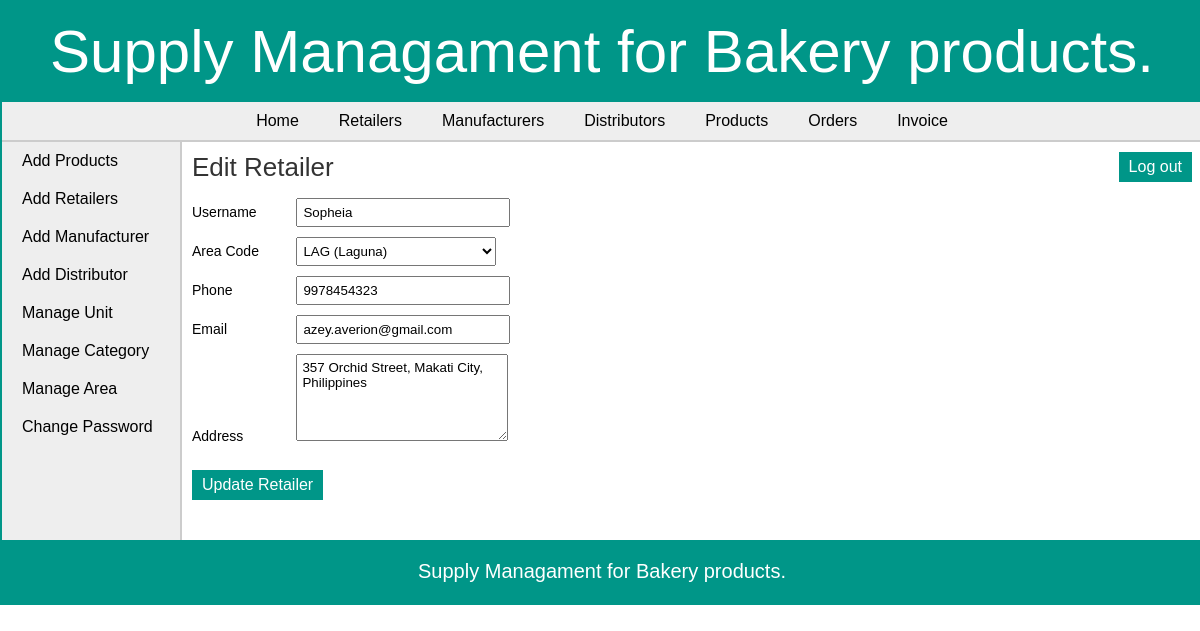
The page /admin/edit_retailer.php?id=1 (signed in) on the database its author committed.
### tables this page shows
CREATE TABLE `retailer` (
  `retailer_id` int(11) NOT NULL,
  `username` varchar(25) NOT NULL,
  `password` varchar(25) NOT NULL,
  `address` varchar(200) NOT NULL,
  `area_id` int(11) NOT NULL,
  `phone` varchar(10) NOT NULL,
  `email` varchar(50) DEFAULT NULL
);

CREATE TABLE `area` (
  `area_id` int(11) NOT NULL,
  `area_name` varchar(50) NOT NULL,
  `area_code` varchar(10) NOT NULL
);

### admin/edit_retailer.php (the view, shortened to what this page needs)
<?php
	include("../includes/config.php");
	if(isset($_SESSION['admin_login'])) {
		if($_SESSION['admin_login'] == true) {
			$id = $_GET['id'];
			$query_selectRetailerDetails = "SELECT * FROM retailer WHERE retailer_id='$id'";
			$result_selectRetailerDetails = mysqli_query($con,$query_selectRetailerDetails);
			$row_selectRetailerDetails = mysqli_fetch_array($result_selectRetailerDetails);
			$usernameErr = $passwordErr = $phoneErr = $emailErr = $requireErr = $confirmMessage = "";
			$query_selectArea = "SELECT * FROM area";
			$result_selectArea = mysqli_query($con,$query_selectArea);
		}
		else {
			header('Location:../index.php');
		}
	}
	else {
		header('Location:../index.php');
	}
?>
<!DOCTYPE html>
<html>
<head>
	<link rel="stylesheet" href="../includes/main_style.css" >
</head>
<body>
	<?php
		include("../includes/header.inc.php");
		include("../includes/nav_admin.inc.php");
		include("../includes/aside_admin.inc.php");
	?>
	<section>
		<h1>Edit Retailer</h1>
		<form action="" method="POST" class="form">
		<ul class="form-list">
		<li>
			<div class="label-block"> <label for="retailer:username">Username</label> </div>
			<div class="input-box"> <input type="text" id="retailer:username" name="txtRetailerUname" placeholder="Username" value="<?php echo $row_selectRetailerDetails['username']; ?>" required /> </div> <span class="error_message"><?php echo $usernameErr; ?></span>
		</li>
		<li>
			<div class="label-block"> <label for="retailer:areaCode">Area Code</label> </div>
			<div class="input-box">
				<select name="cmbAreaCode" id="retailer:areaCode">
			<?php while($row_selectArea = mysqli_fetch_array($result_selectArea)) { ?>
					<option value="<?php echo $row_selectArea["area_id"]; ?>" <?php if($row_selectRetailerDetails['area_id'] == $row_selectArea["area_id"]){echo "selected";} ?>><?php echo $row_selectArea["area_code"]." (".$row_selectArea["area_name"].")"; ?></option>
			<?php } ?>
				</select>
			 </div>
		</li>
		<li>
			<div class="label-block"> <label for="retailer:phone">Phone</label> </div>
			<div class="input-box"> <input type="text" id="retailer:phone" name="txtRetailerPhone" placeholder="Phone" value="<?php echo $row_selectRetailerDetails['phone']; ?>" /> </div> <span class="error_message"><?php echo $phoneErr; ?></span>
		</li>
		<li>
			<div class="label-block"> <label for="retailer:email">Email</label> </div>
			<div class="input-box"> <input type="text" id="retailer:email" name="txtRetailerEmail" placeholder="Email" value="<?php echo $row_selectRetailerDetails['email']; ?>" required /> </div> <span class="error_message"><?php echo $emailErr; ?></span>
		</li>
		<li>
			<div class="label-block"> <label for="retailer:address">Address</label> </div>
			<div class="input-box"> <textarea type="text" id="retailer:address" name="txtRetailerAddress" placeholder="Address"><?php echo $row_selectRetailerDetails['address']; ?></textarea> </div>
		</li>
		<li>
			<input type="submit" value="Update Retailer" class="submit_button" /> <span class="error_message"> <?php echo $requireErr; ?> </span><span class="confirm_message"> <?php echo $confirmMessage; ?> </span>
		</li>
		</ul>
		</form>
	</section>
	<?php
		include("../includes/footer.inc.php");
	?>
</body>
</html>

### includes/main_style.css (style rules this page uses)
* { font-family: arial,sans-serif; margin:0px; padding:0px; }
body { width:1200px; margin:auto; border:2px solid #009688; }
li { list-style:none; margin:0px; }
label { margin:5px 0px; font-size:14px; }
.label-block { display:inline-block; width:100px; }
.input-box { display:inline-block; margin:5px 0px; }
.input-box input { width:200px; padding:5px 5px; margin:auto; }
.input-box textarea { width:200px; height:75px; padding:5px 5px; }
.input-box select { padding:5px 2px; width:200px; margin:auto; }
.submit_button { font-size:16px; margin-top:20px; margin-right:20px; padding:6px 10px; background-color:#009688; border:none; color:white; }
section { width:1000px; padding:10px; padding-bottom:40px; }
section h1 { margin-bottom:10px; font-weight:normal; color:#333; font-size: 26px; }

### rows shown on the page
retailer: txtRetailerUname "Sopheia", cmbAreaCode "LAG (Laguna)", txtRetailerPhone "9978454323", txtRetailerEmail "azey.averion@gmail.com", txtRetailerAddress "357 Orchid Street, Makati City, Philippines"
